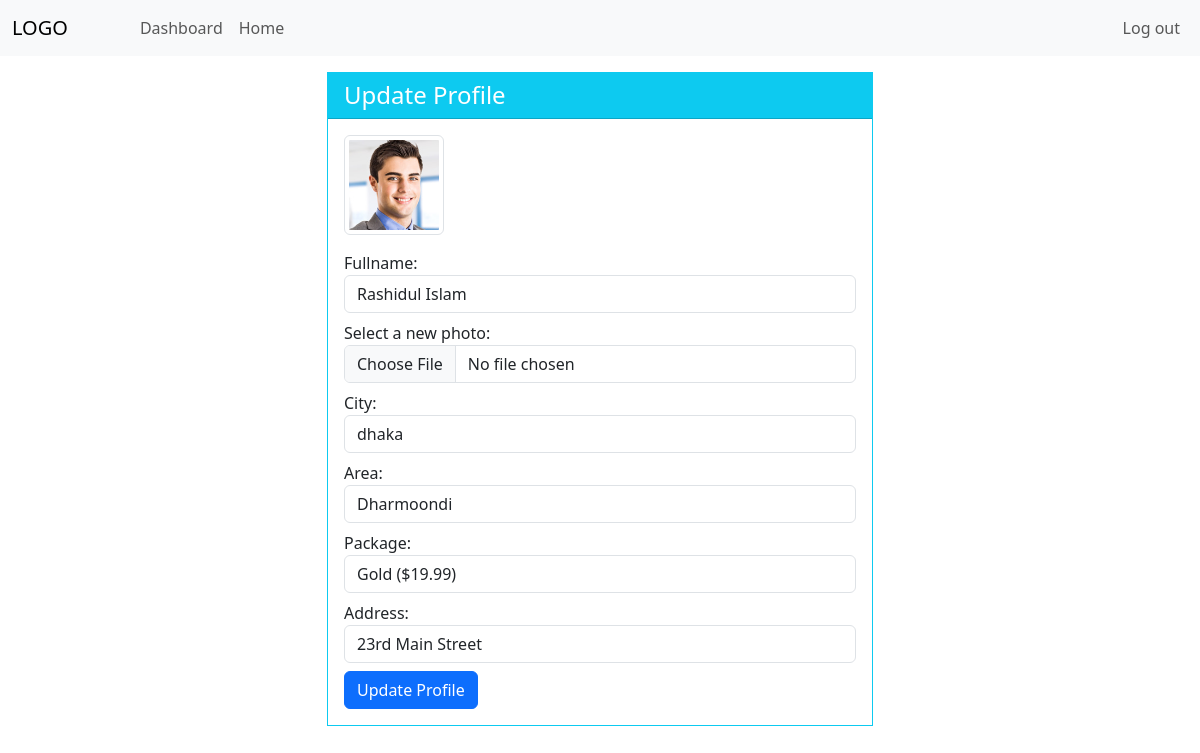
/user/8/ (signed in), run on an earlier commit of the app's database.
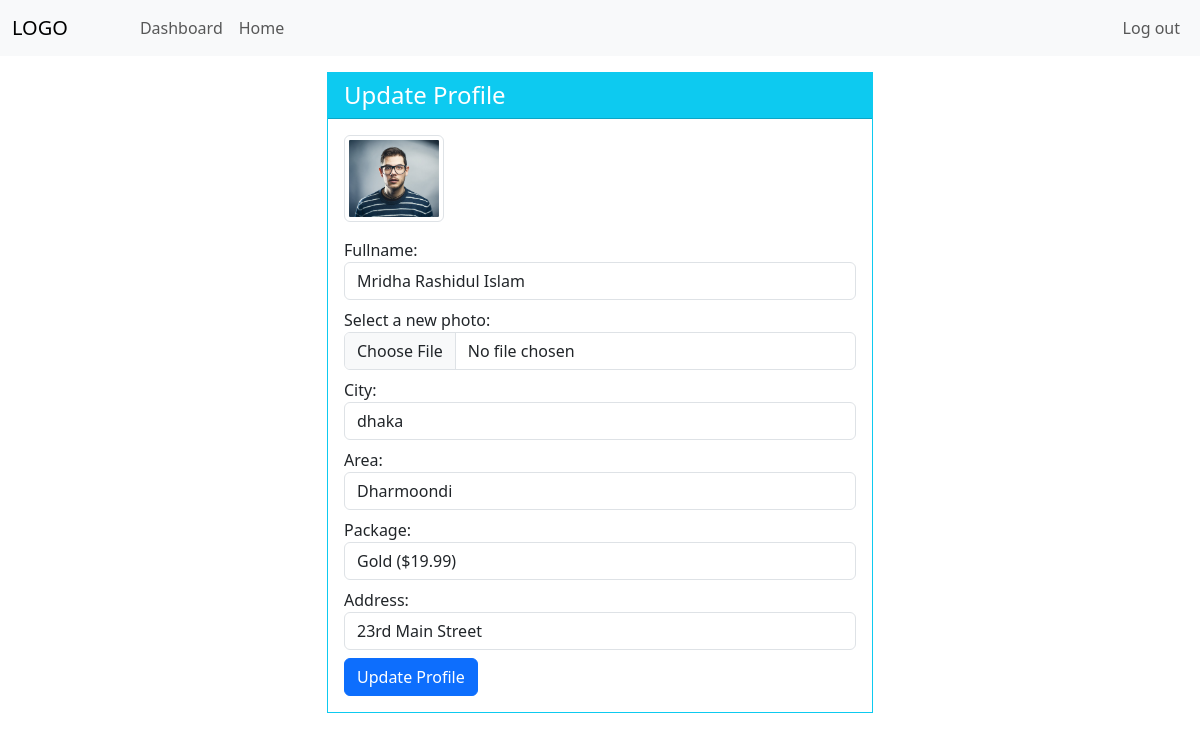
And on a later commit of the database.
### bill_coll/models.py (models this page shows, shortened)
class Profile(models.Model):
    user = models.ForeignKey(User, on_delete=models.CASCADE)
    id_user = models.IntegerField()
    fullname = models.CharField(max_length=100, blank=True, null=True)
    photo = models.ImageField(
        upload_to='bill_coll_images', default='placeholderimg.jpg')
    package = models.ForeignKey(Package, on_delete=models.SET_NULL, null=True)
    address = models.CharField(max_length=100)
    area = models.ForeignKey(
        Area, on_delete=models.SET_NULL, blank=True, null=True)
    city = models.ForeignKey(
        City, on_delete=models.SET_NULL, blank=True, null=True)
    paidThruMonth = models.CharField(max_length=50, null=True, blank=True)

class Area(models.Model):
    name = models.CharField(max_length=50)
    city = models.ForeignKey(City, on_delete=models.CASCADE)
    def __str__(self) -> str:
        return self.name

### bill_coll/views.py (the view)
# urls.py: path('user/<int:pk>/', views.update_profile, name='update_profile'),
@login_required(login_url='/signin')
def update_profile(request, pk):
    user = get_object_or_404(Profile, id_user=pk)
    form = forms.UpdateProfile(instance=user)
    if request.method == 'POST':
        form = forms.UpdateProfile(request.POST, request.FILES, instance=user)
        if form.is_valid():
            form.save()
            messages.info(request, 'Profile updated successfully')
            return redirect('/user/' + str(pk))
    dict = {'user': user, 'form': form}
    return render(request, 'bill_coll/update_profile.html', context=dict)

### bill_coll/models.py (called while the page is built)
    def __str__(self) -> str:
        return self.name

    def __str__(self) -> str:
        return self.name + "  ($" + str(self.price) + ")"

### templates/bill_coll/update_profile.html (shortened to what this page needs)
{% extends 'bill_coll/base.html' %} {% block body_block %}
<div class="container mt-3">
  <div class="row">
    <div class="col-md-6 offset-md-3">
      <div class="card mb-5 rounded-0 border-info">
        <div
          class="card-header d-flex align-items-center rounded-0 bg-info text-white"
        >
          <h4>Update Profile</h4>
        </div>
        <div class="card-body">
          <div>
            <div class="my=3">
              <img
                class="img-thumbnail mb-3"
                style="width: 100px"
                src="{{user.photo.url}}"
                alt="{{user.user.username}}"
              />
            </div>
            <form
              action=""
              method="POST"
              enctype="multipart/form-data"
              id="update-form"
              data-areas-url="{% url 'bill_coll:ajax_load_areas' %}"
            >
              {% csrf_token %} {{form.as_p}}
              <input
                class="btn btn-primary"
                type="submit"
                value="Update Profile"
              />
            </form>
          </div>
        </div>
      </div>
    </div>
  </div>
</div>
{% endblock %}

### templates/bill_coll/base.html (shortened to what this page needs)
{%load static%}
<!DOCTYPE html>
<html lang="en">
  <head>
    <link
      rel="stylesheet"
      href="https://cdnjs.cloudflare.com/ajax/libs/font-awesome/6.4.0/css/all.min.css"
    />
    <link
      rel="stylesheet"
      href="https://cdn.jsdelivr.net/npm/bootstrap@5.3.0/dist/css/bootstrap.min.css"
    />
    <link
      rel="stylesheet"
      href="https://cdnjs.cloudflare.com/ajax/libs/bootstrap-datepicker/1.10.0/css/bootstrap-datepicker.min.css"
    />
    <link href="/static/css/style.css?{% now 'U' %}" rel="stylesheet" />
  </head>
  <body>
    <nav class="navbar navbar-expand-lg bg-body-tertiary">
      <div class="container-fluid">
        <a class="navbar-brand">LOGO</a>
        <div class="collapse navbar-collapse" id="navbarSupportedContent">
          <ul class="navbar-nav me-auto ms-5 mb-2 mb-lg-0">
            {% if user %}
            <li class="nav-item">
              <a
                class="nav-link {% if request.path == '/admin_Dashboard' or request.path == '/consumer_Dashboard' %}active{% endif %}"
                aria-current="page"
                href="{% url 'bill_coll:Dashboard' %}"
                >Dashboard
              </a>
            </li>
            {% endif %}
            <li class="nav-item">
              <a
                class="nav-link {% if request.path == '/Home' %}active{% endif %}"
                aria-current="page"
                href="{% url 'bill_coll:Home' %}"
                >Home</a
              >
            </li>
          </ul>
          <ul class="navbar-nav">
             {% if user %}
            <a class="nav-link" href="{% url 'bill_coll:logout' %}">Log out</a>
            {% endif %}
          </ul>
        </div>
      </div>
    </nav>
    {% block body_block %} {% endblock %}
  </body>
</html>

### static/css/style.css (style rules this page uses)
h4 { margin-bottom: 0 !important; }
p { margin-bottom: 0.5rem !important; }

What changed in the data, as far as the page shows it:
changed Profile "Dharmoondi": photo: a different picture; fullname "Rashidul Islam" → "Mridha Rashidul Islam"
